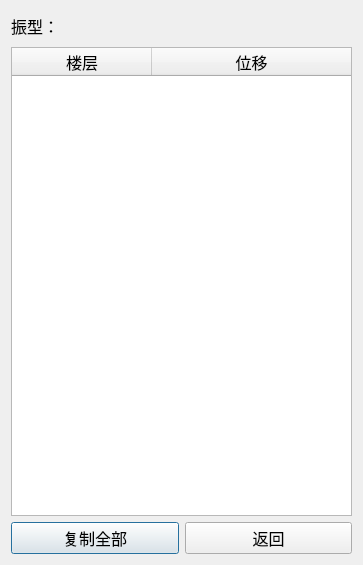
<?xml version="1.0" encoding="UTF-8"?>
<ui version="4.0">
 <class>win_data</class>
 <widget class="QDialog" name="win_data">
  <property name="geometry">
   <rect>
    <x>0</x>
    <y>0</y>
    <width>363</width>
    <height>565</height>
   </rect>
  </property>
  <property name="font">
   <font>
    <family>宋体</family>
    <pointsize>12</pointsize>
   </font>
  </property>
  <property name="windowTitle">
   <string>绘图数据</string>
  </property>
  <property name="windowIcon">
   <iconset resource="../resource_rc/resource.qrc">
    <normaloff>:/插图/N.png</normaloff>:/插图/N.png</iconset>
  </property>
  <layout class="QVBoxLayout" name="verticalLayout">
   <item>
    <widget class="QLabel" name="label">
     <property name="minimumSize">
      <size>
       <width>0</width>
       <height>30</height>
      </size>
     </property>
     <property name="font">
      <font>
       <family>Times New Roman</family>
       <pointsize>12</pointsize>
      </font>
     </property>
     <property name="text">
      <string>振型：</string>
     </property>
    </widget>
   </item>
   <item>
    <widget class="QTableWidget" name="tableWidget">
     <property name="minimumSize">
      <size>
       <width>300</width>
       <height>0</height>
      </size>
     </property>
     <property name="maximumSize">
      <size>
       <width>16777215</width>
       <height>16777215</height>
      </size>
     </property>
     <property name="font">
      <font>
       <family>Times New Roman</family>
       <pointsize>12</pointsize>
      </font>
     </property>
     <property name="selectionMode">
      <enum>QAbstractItemView::ContiguousSelection</enum>
     </property>
     <property name="rowCount">
      <number>0</number>
     </property>
     <attribute name="horizontalHeaderVisible">
      <bool>true</bool>
     </attribute>
     <attribute name="horizontalHeaderCascadingSectionResizes">
      <bool>false</bool>
     </attribute>
     <attribute name="horizontalHeaderMinimumSectionSize">
      <number>50</number>
     </attribute>
     <attribute name="horizontalHeaderDefaultSectionSize">
      <number>140</number>
     </attribute>
     <attribute name="horizontalHeaderHighlightSections">
      <bool>false</bool>
     </attribute>
     <attribute name="horizontalHeaderShowSortIndicator" stdset="0">
      <bool>false</bool>
     </attribute>
     <attribute name="horizontalHeaderStretchLastSection">
      <bool>true</bool>
     </attribute>
     <attribute name="verticalHeaderVisible">
      <bool>true</bool>
     </attribute>
     <attribute name="verticalHeaderCascadingSectionResizes">
      <bool>false</bool>
     </attribute>
     <attribute name="verticalHeaderShowSortIndicator" stdset="0">
      <bool>false</bool>
     </attribute>
     <attribute name="verticalHeaderStretchLastSection">
      <bool>false</bool>
     </attribute>
     <column>
      <property name="text">
       <string>楼层</string>
      </property>
     </column>
     <column>
      <property name="text">
       <string>位移</string>
      </property>
     </column>
    </widget>
   </item>
   <item>
    <layout class="QHBoxLayout" name="horizontalLayout">
     <item>
      <widget class="QPushButton" name="pushButton">
       <property name="minimumSize">
        <size>
         <width>0</width>
         <height>30</height>
        </size>
       </property>
       <property name="text">
        <string>复制全部</string>
       </property>
      </widget>
     </item>
     <item>
      <widget class="QPushButton" name="pushButton_2">
       <property name="minimumSize">
        <size>
         <width>0</width>
         <height>30</height>
        </size>
       </property>
       <property name="text">
        <string>返回</string>
       </property>
      </widget>
     </item>
    </layout>
   </item>
  </layout>
 </widget>
 <resources>
  <include location="../resource_rc/resource.qrc"/>
 </resources>
 <connections>
  <connection>
   <sender>pushButton_2</sender>
   <signal>clicked()</signal>
   <receiver>win_data</receiver>
   <slot>accept()</slot>
   <hints>
    <hint type="sourcelabel">
     <x>230</x>
     <y>497</y>
    </hint>
    <hint type="destinationlabel">
     <x>146</x>
     <y>-12</y>
    </hint>
   </hints>
  </connection>
 </connections>
</ui>
